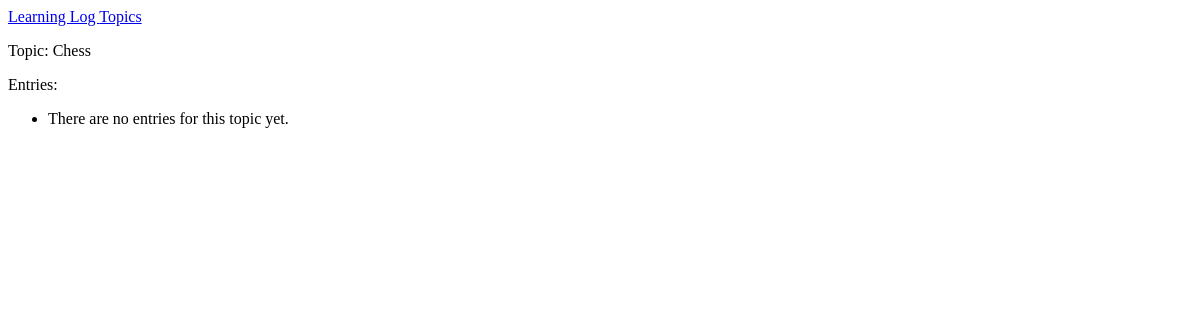
Page /topics/1/ on the earlier database version.
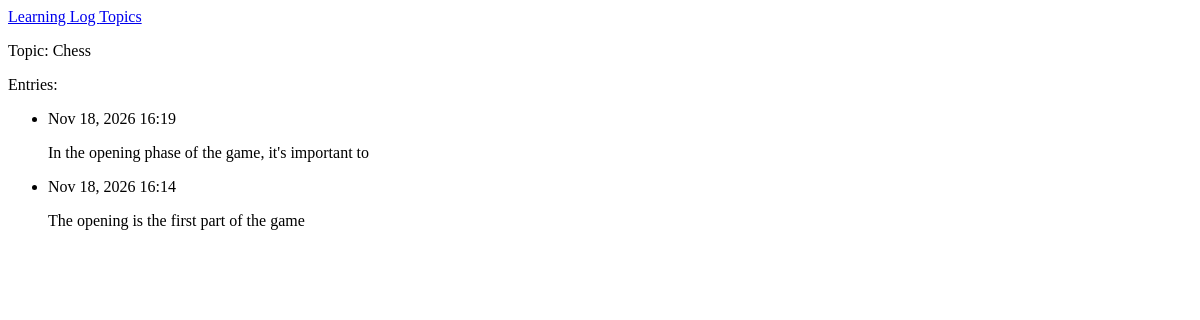
Same page on the later database version.
### learning_logs/models.py (models this page shows, shortened)
class Topic(models.Model):
    text = models.CharField(max_length=200)
    date_added = models.DateTimeField(auto_now_add=True)

class Entry(models.Model):
    topic = models.ForeignKey(Topic, on_delete=models.CASCADE)
    text = models.TextField()
    date_added = models.DateTimeField(auto_now_add=True)
    class Meta:
        verbose_name_plural = 'entries'

### learning_logs/views.py (the view)
# urls.py: path('topics/<int:topic_id>/', views.topic, name='topic'),
def topic(request,topic_id):
    topic = Topic.objects.get(id=topic_id)
    entries = topic.entry_set.order_by('-date_added')
    context = {'topic': topic, 'entries':entries}
    return render(request, 'learning_logs/topic.html', context)

### learning_logs/templates/learning_logs/topic.html
{% extends 'learning_logs/base.html' %}
{% block content%}
    <p>Topic: {{topic.text}}</p>
    <p>Entries:</p>
    <ul>
        {% for entry in entries %}
        <li>
            <p>{{ entry.date_added|date:'M d, Y H:i' }}</p>
            <p>{{ entry.text|linebreaks }}</p>
        </li>
        {% empty %}
        <li>There are no entries for this topic yet.</li>
        {% endfor %}
    </ul>
{% endblock content %}

### learning_logs/templates/learning_logs/base.html
<p>
    <a href="{% url 'learning_logs:index' %}"> Learning Log </a>
    <a href="{% url 'learning_logs:topics' %}"> Topics </a>
</p>
{% block content %}{% endblock content %}

Differences in the rows shown:
added Entry: date_added "Nov 18, 2026 16:19", text "In the opening phase of the game, it's important to"
added Entry: date_added "Nov 18, 2026 16:14", text "The opening is the first part of the game"
Other differences:
text no longer shown: "There are no entries for this topic yet."
